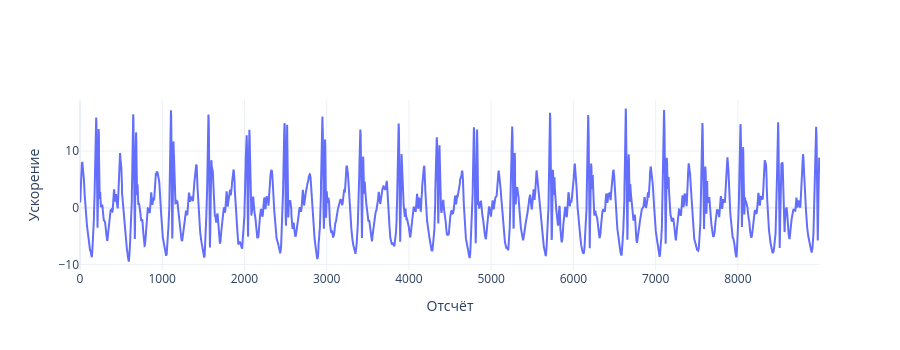

Write notebook code for a chart like this one.
### Markdown cell above
## Две записи ходьбы

Второй записи задаём искусственное изменение амплитуды.

### Code cell
x_acc_test, t_test = prepare_time_series('data/30 sec 2_accm.csv')
x_acc, t = prepare_time_series('data/long_walk_100_acc.csv')
x_acc = x_acc[7007:7007 + 450 * 20]

fig = go.Figure(go.Scatter(y=x_acc, mode='lines', name='Сигнал'))
fig.update_layout(template='plotly_white', height=350,
                  xaxis_title='Отсчёт', yaxis_title='Ускорение')
fig.show()

### Figure 1 — Plotly figure (JSON) as saved in the notebook; plotly's stock layout.template omitted (floating-point values rounded to 4 significant figures; data arrays with more than 128 entries replaced by an {"elided": "..."} marker saying what was removed)
{"data": [{"mode": "lines", "name": "Сигнал", "type": "scatter", "y": {"elided": "9000 float values"}}], "layout": {"height": 350, "xaxis": {"title": {"text": "Отсчёт"}}, "yaxis": {"title": {"text": "Ускорение"}}}}
